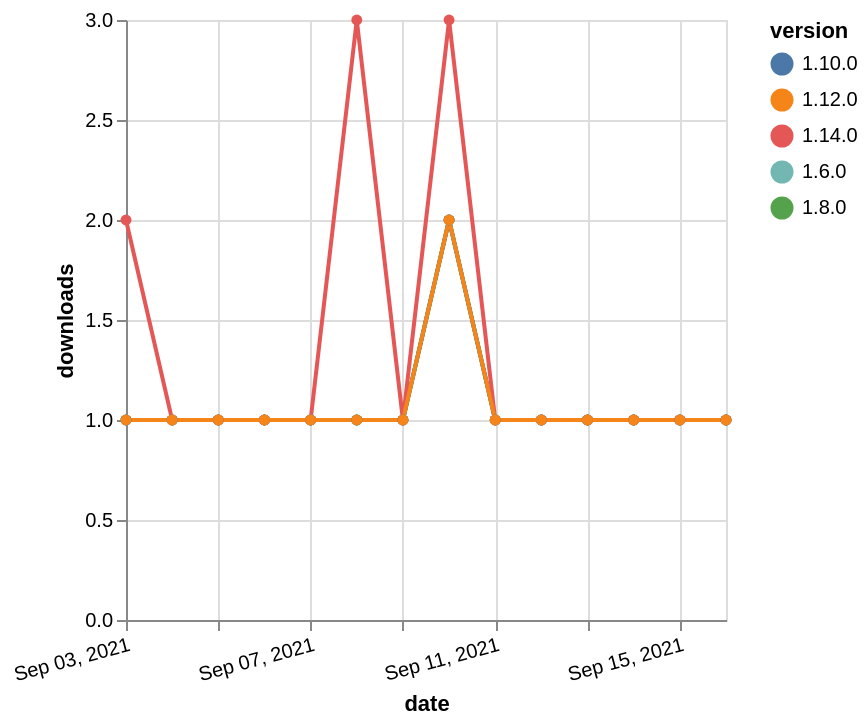

Source (Vega-Lite JSON):
### Vega-Lite specification from a JSON file in a GitHub repository (floating-point values rounded to 4 significant figures)
{"$schema": "https://vega.github.io/schema/vega-lite/v5.json", "description": "A simple bar chart with embedded data.", "data": {"values": [{"date": "2021-09-03", "total": 230, "delta": 1, "version": "1.6.0"}, {"date": "2021-09-04", "total": 231, "delta": 1, "version": "1.6.0"}, {"date": "2021-09-05", "total": 232, "delta": 1, "version": "1.6.0"}, {"date": "2021-09-06", "total": 233, "delta": 1, "version": "1.6.0"}, {"date": "2021-09-07", "total": 234, "delta": 1, "version": "1.6.0"}, {"date": "2021-09-08", "total": 235, "delta": 1, "version": "1.6.0"}, {"date": "2021-09-09", "total": 236, "delta": 1, "version": "1.6.0"}, {"date": "2021-09-10", "total": 238, "delta": 2, "version": "1.6.0"}, {"date": "2021-09-11", "total": 239, "delta": 1, "version": "1.6.0"}, {"date": "2021-09-12", "total": 240, "delta": 1, "version": "1.6.0"}, {"date": "2021-09-13", "total": 241, "delta": 1, "version": "1.6.0"}, {"date": "2021-09-14", "total": 242, "delta": 1, "version": "1.6.0"}, {"date": "2021-09-15", "total": 243, "delta": 1, "version": "1.6.0"}, {"date": "2021-09-16", "total": 244, "delta": 1, "version": "1.6.0"}, {"date": "2021-09-03", "total": 186, "delta": 1, "version": "1.8.0"}, {"date": "2021-09-04", "total": 187, "delta": 1, "version": "1.8.0"}, {"date": "2021-09-05", "total": 188, "delta": 1, "version": "1.8.0"}, {"date": "2021-09-06", "total": 189, "delta": 1, "version": "1.8.0"}, {"date": "2021-09-07", "total": 190, "delta": 1, "version": "1.8.0"}, {"date": "2021-09-08", "total": 191, "delta": 1, "version": "1.8.0"}, {"date": "2021-09-09", "total": 192, "delta": 1, "version": "1.8.0"}, {"date": "2021-09-10", "total": 194, "delta": 2, "version": "1.8.0"}, {"date": "2021-09-11", "total": 195, "delta": 1, "version": "1.8.0"}, {"date": "2021-09-12", "total": 196, "delta": 1, "version": "1.8.0"}, {"date": "2021-09-13", "total": 197, "delta": 1, "version": "1.8.0"}, {"date": "2021-09-14", "total": 198, "delta": 1, "version": "1.8.0"}, {"date": "2021-09-15", "total": 199, "delta": 1, "version": "1.8.0"}, {"date": "2021-09-16", "total": 200, "delta": 1, "version": "1.8.0"}, {"date": "2021-09-03", "total": 175, "delta": 1, "version": "1.10.0"}, {"date": "2021-09-04", "total": 176, "delta": 1, "version": "1.10.0"}, {"date": "2021-09-05", "total": 177, "delta": 1, "version": "1.10.0"}, {"date": "2021-09-06", "total": 178, "delta": 1, "version": "1.10.0"}, {"date": "2021-09-07", "total": 179, "delta": 1, "version": "1.10.0"}, {"date": "2021-09-08", "total": 180, "delta": 1, "version": "1.10.0"}, {"date": "2021-09-09", "total": 181, "delta": 1, "version": "1.10.0"}, {"date": "2021-09-10", "total": 183, "delta": 2, "version": "1.10.0"}, {"date": "2021-09-11", "total": 184, "delta": 1, "version": "1.10.0"}, {"date": "2021-09-12", "total": 185, "delta": 1, "version": "1.10.0"}, {"date": "2021-09-13", "total": 186, "delta": 1, "version": "1.10.0"}, {"date": "2021-09-14", "total": 187, "delta": 1, "version": "1.10.0"}, {"date": "2021-09-15", "total": 188, "delta": 1, "version": "1.10.0"}, {"date": "2021-09-16", "total": 189, "delta": 1, "version": "1.10.0"}, {"date": "2021-09-03", "total": 165, "delta": 2, "version": "1.14.0"}, {"date": "2021-09-04", "total": 166, "delta": 1, "version": "1.14.0"}, {"date": "2021-09-05", "total": 167, "delta": 1, "version": "1.14.0"}, {"date": "2021-09-06", "total": 168, "delta": 1, "version": "1.14.0"}, {"date": "2021-09-07", "total": 169, "delta": 1, "version": "1.14.0"}, {"date": "2021-09-08", "total": 172, "delta": 3, "version": "1.14.0"}, {"date": "2021-09-09", "total": 173, "delta": 1, "version": "1.14.0"}, {"date": "2021-09-10", "total": 176, "delta": 3, "version": "1.14.0"}, {"date": "2021-09-11", "total": 177, "delta": 1, "version": "1.14.0"}, {"date": "2021-09-12", "total": 178, "delta": 1, "version": "1.14.0"}, {"date": "2021-09-13", "total": 179, "delta": 1, "version": "1.14.0"}, {"date": "2021-09-14", "total": 180, "delta": 1, "version": "1.14.0"}, {"date": "2021-09-15", "total": 181, "delta": 1, "version": "1.14.0"}, {"date": "2021-09-16", "total": 182, "delta": 1, "version": "1.14.0"}, {"date": "2021-09-03", "total": 155, "delta": 1, "version": "1.12.0"}, {"date": "2021-09-04", "total": 156, "delta": 1, "version": "1.12.0"}, {"date": "2021-09-05", "total": 157, "delta": 1, "version": "1.12.0"}, {"date": "2021-09-06", "total": 158, "delta": 1, "version": "1.12.0"}, {"date": "2021-09-07", "total": 159, "delta": 1, "version": "1.12.0"}, {"date": "2021-09-08", "total": 160, "delta": 1, "version": "1.12.0"}, {"date": "2021-09-09", "total": 161, "delta": 1, "version": "1.12.0"}, {"date": "2021-09-10", "total": 163, "delta": 2, "version": "1.12.0"}, {"date": "2021-09-11", "total": 164, "delta": 1, "version": "1.12.0"}, {"date": "2021-09-12", "total": 165, "delta": 1, "version": "1.12.0"}, {"date": "2021-09-13", "total": 166, "delta": 1, "version": "1.12.0"}, {"date": "2021-09-14", "total": 167, "delta": 1, "version": "1.12.0"}, {"date": "2021-09-15", "total": 168, "delta": 1, "version": "1.12.0"}, {"date": "2021-09-16", "total": 169, "delta": 1, "version": "1.12.0"}]}, "width": "container", "mark": {"type": "line", "point": {"filled": true}}, "encoding": {"x": {"field": "date", "type": "temporal", "timeUnit": "yearmonthdate", "title": "date", "axis": {"labelAngle": -15}}, "y": {"field": "delta", "type": "quantitative", "title": "downloads"}, "color": {"field": "version", "type": "nominal"}, "tooltip": {"field": "delta"}}}
